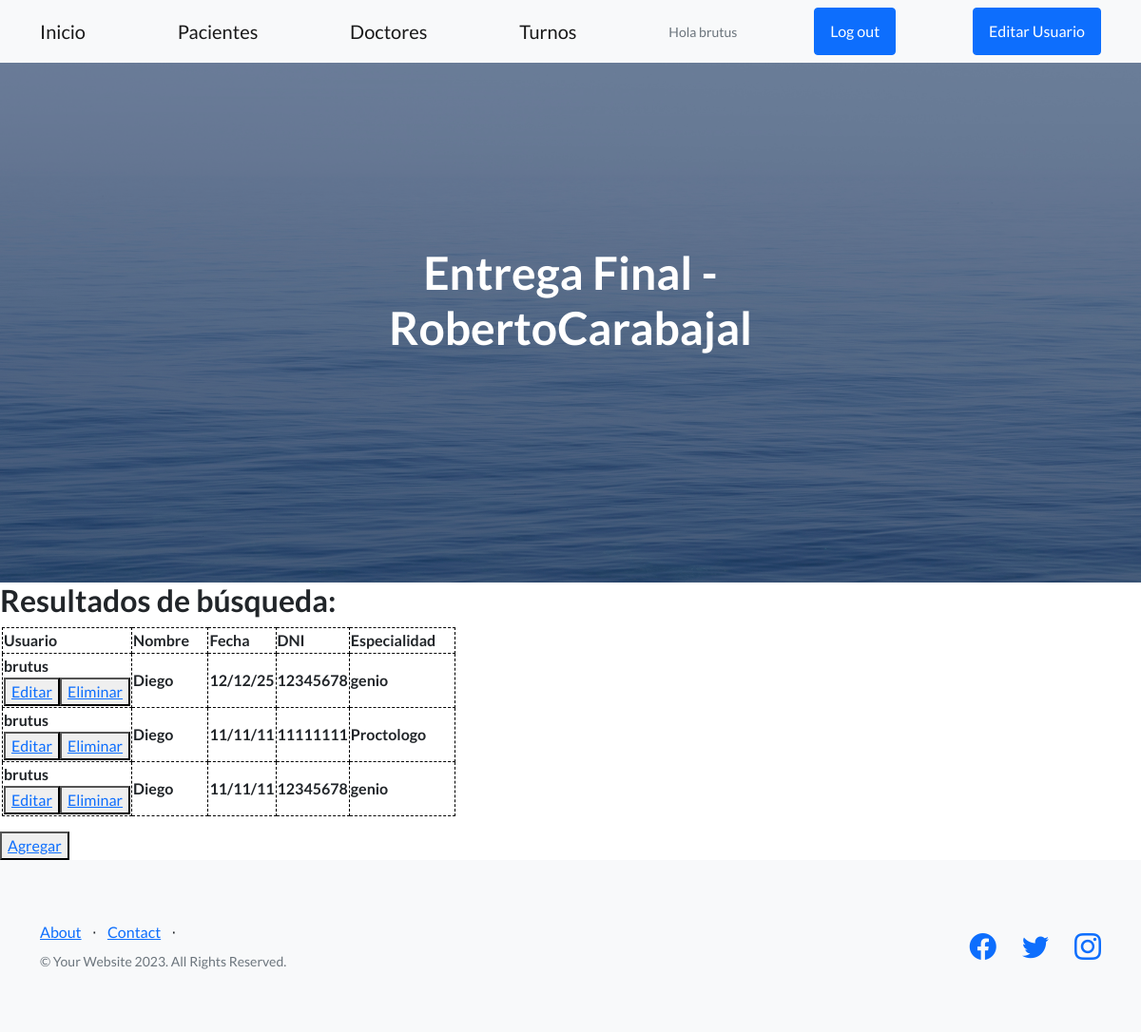
Screenshot of /myapp/crudTurAdm (signed in) with the database file from the repository.
### myapp/models.py (models this page shows, shortened)
class Turno(models.Model):
    id=models.AutoField(primary_key=True)
    usuario = models.CharField(max_length=30)
    paciente= models.CharField(max_length=30)
    fecha= models.CharField(max_length=30,default="dd/mm/aa")
    dni=models.CharField(max_length=30, default="00000000")
    especial= models.CharField(max_length=30)

### myapp/views.py (the view)
# urls.py: path('crudTurAdm',views.crudTurAdm, name="crudTurAdm"),
def crudTurAdm(request):
      turno = Turno.objects.all() #trae todos los profesores
      contexto= {"turno":turno}
      return render(request, "crudTurAdm.html",contexto)

### myapp/templates/crudTurAdm.html (shortened to what this page needs)
<!DOCTYPE html>
<html lang="en">
<head>
</head>
<body>
{% extends 'padre.html' %}
{% load static %}
{% block contenidoQueCambia %}
<table><caption></caption><h2>Resultados de búsqueda:</h2></caption>
    <tr>
        <td></td>
        <th style="border: 1px dashed black;">Usuario&nbsp;&nbsp;&nbsp;&nbsp;&nbsp;   </th>
        <th style="border: 1px dashed black;">Nombre  &nbsp;&nbsp;&nbsp;&nbsp;&nbsp;  </th>
        <th style="border: 1px dashed black;">Fecha  &nbsp;&nbsp;&nbsp;&nbsp;&nbsp;</th>
        <th style="border: 1px dashed black;">DNI&nbsp;&nbsp;&nbsp;&nbsp;&nbsp;   </th>
        <th style="border: 1px dashed black;">Especialidad  &nbsp;&nbsp;&nbsp;&nbsp;&nbsp;</th>
      </tr>
      {% for p in turno %}
    <tr>
        <td ></td>
            <th style="border: 1px dashed black;" text-align: center>{{ p.usuario}}<br><button><a href="{% url 'editarTurno' p.dni %}">Editar</a></button><button><a href="{% url 'eliminarTurno' p.dni %}"> Eliminar</a></button></th>
            <th style="border: 1px dashed black;" text-align: center>{{ p.paciente }}</th>
            <th style="border: 1px dashed black;" text-align: center>{{ p.fecha }}</th>
            <th style="border: 1px dashed black;" text-align: center>{{ p.dni }}</th>
            <th style="border: 1px dashed black;" text-align: center>{{ p.especial }}</th>
    </tr>
    {% endfor %}
</table>
<button>
    <a href="formularioTurno"> Agregar</a>
</button>
{% endblock %}

### myapp/templates/padre.html (shortened to what this page needs)
<!DOCTYPE html>
<html lang="en">
    <head>
        {% load static %}
        <link href="https://cdn.jsdelivr.net/npm/bootstrap-icons@1.5.0/font/bootstrap-icons.css" rel="stylesheet" type="text/css" />
        <link href="{% static 'myapp/css/styles.css' %}" rel="stylesheet" />
    </head>
    <body>
        <nav class="navbar navbar-light bg-light static-top">
            <div class="container">
                <a class="navbar-brand" href="inicio">Inicio</a>
                <a class="navbar-brand" href="pacientes">Pacientes</a>
                <a class="navbar-brand" href="doctores">Doctores</a>
                <a class="navbar-brand" href="turnos">Turnos</a>
                {% if user.is_authenticated %}
                        <p class="text-muted small mb-4 mb-lg-0"><img height="30px" src="{{url}}" />Hola {{user.username}}</p>
                        <a class="btn btn-primary" href="logout">Log out</a>
                        <a class="btn btn-primary" href="editarPerfil">Editar Usuario</a>
                {% endif %}
            </div>
        </nav>
        <header class="masthead">
            <div class="container position-relative">
                <div class="row justify-content-center">
                    <div class="col-xl-6">
                        <div class="text-center text-white">
                            <h1 class="mb-5">Entrega Final -RobertoCarabajal</h1>
                        </div>
                    </div>
                </div>
            </div>
        </header>
        {% block contenidoQueCambia %}
        {% endblock %}
        <table>
        <footer class="footer bg-light">
            <div class="container">
                <div class="row">
                    <div class="col-lg-6 h-100 text-center text-lg-start my-auto">
                        <ul class="list-inline mb-2">
                            <li class="list-inline-item"><a href="about">About</a></li>
                            <li class="list-inline-item">⋅</li>
                            <li class="list-inline-item"><a href="contacto">Contact</a></li>
                            <li class="list-inline-item">⋅</li>
                        </ul>
                        <p class="text-muted small mb-4 mb-lg-0">&copy; Your Website 2023. All Rights Reserved.</p>
                    </div>
                    <div class="col-lg-6 h-100 text-center text-lg-end my-auto">
                        <ul class="list-inline mb-0">
                            <li class="list-inline-item me-4">
                                <a href="#!"><i class="bi-facebook fs-3"></i></a>
                            </li>
                            <li class="list-inline-item me-4">
                                <a href="#!"><i class="bi-twitter fs-3"></i></a>
                            </li>
                            <li class="list-inline-item">
                                <a href="#!"><i class="bi-instagram fs-3"></i></a>
                            </li>
                        </ul>
                    </div>
                </div>
            </div>
        </footer>
        </table>
    </body>
</html>

### rows the page displays
Turno: usuario "brutus", paciente "Diego", fecha "12/12/25", dni "12345678", especial "genio"
Turno: usuario "brutus", paciente "Diego", fecha "11/11/11", dni "11111111", especial "Proctologo"
Turno: usuario "brutus", paciente "Diego", fecha "11/11/11", dni "12345678", especial "genio"

### other values shown
{{ user.username }} "brutus"
